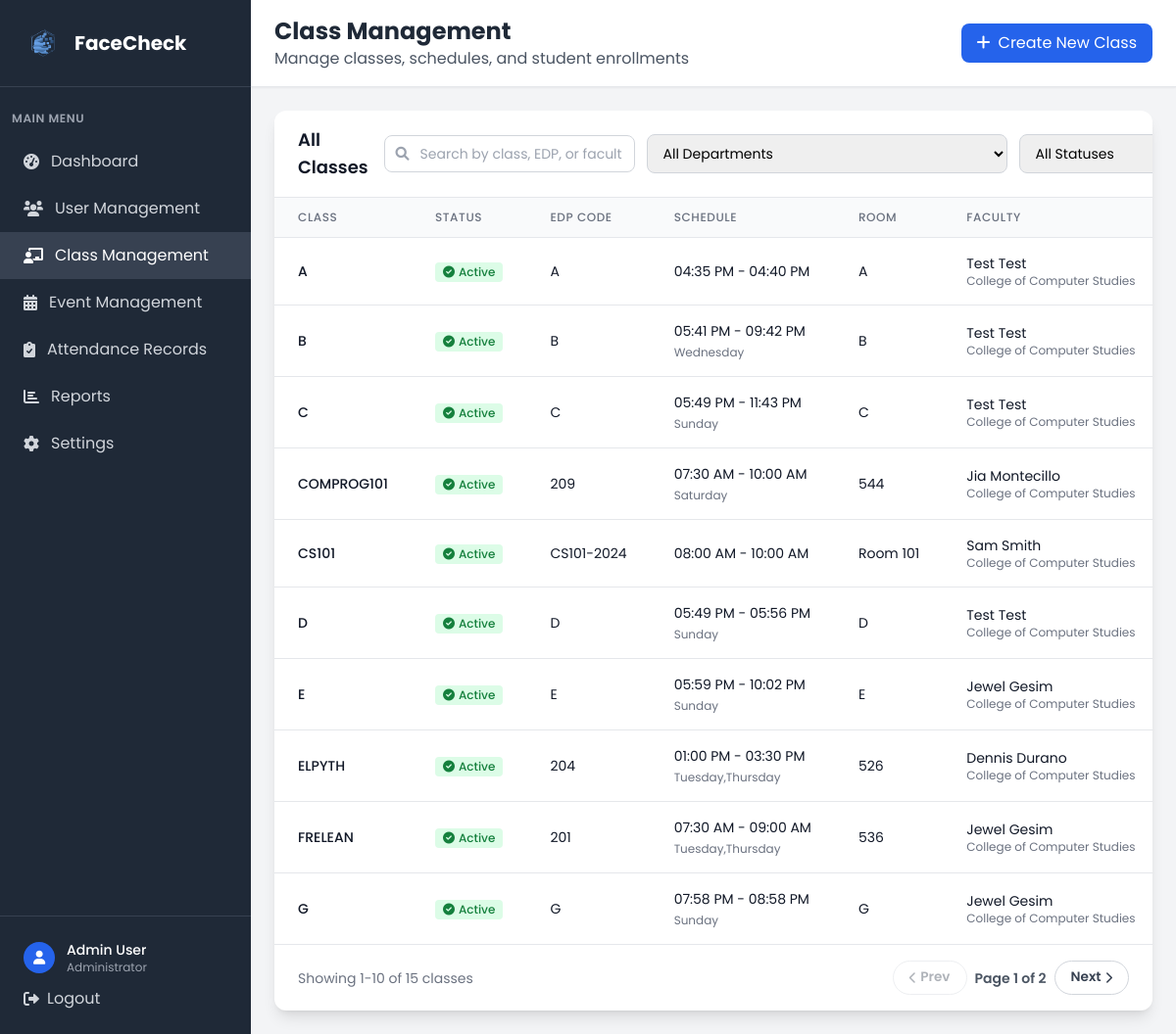
Page /admin/classes (signed in) on the earlier database version.
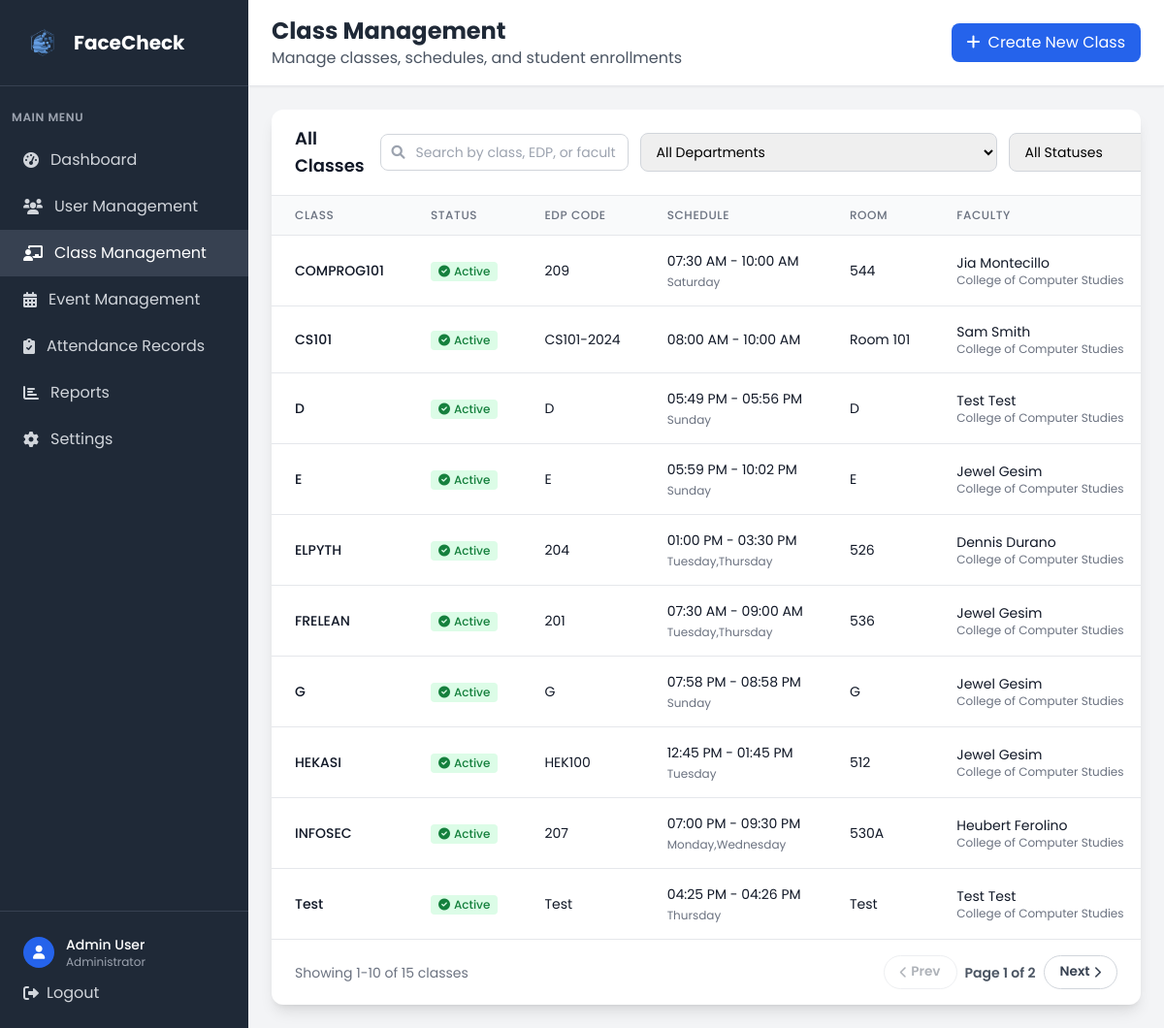
Same page on the later database version.
### tables this page shows
CREATE TABLE class (
            class_id INTEGER PRIMARY KEY AUTOINCREMENT,
            class_name VARCHAR(20) NOT NULL,
            edpcode VARCHAR(20) NOT NULL UNIQUE,
            start_time TIME,
            end_time TIME,
            room VARCHAR(10),
            faculty_id INTEGER NOT NULL, is_active BOOLEAN DEFAULT 1,
            FOREIGN KEY (faculty_id) REFERENCES faculty(faculty_id)
        );

### app.py (the view, shortened to what this page needs)
@app.route('/admin/classes')
def admin_classes():
    if 'user_id' not in session or session['role'] != 'admin':
        return redirect(url_for('login'))
    conn = get_db_connection()
    search = request.args.get('search', '').strip()
    dept_filter = request.args.get('dept', '').strip()
    status_filter = request.args.get('status', '').strip()  # 'active', 'inactive', or ''
    base_query = '''
        SELECT c.*, u.firstname, u.lastname, d.dept_name,
               GROUP_CONCAT(DISTINCT day.day_name) as days
        FROM class c
        JOIN faculty f ON c.faculty_id = f.faculty_id
        JOIN user u ON f.user_id = u.user_id
        LEFT JOIN department d ON u.dept_id = d.dept_id
        LEFT JOIN class_days cd ON c.class_id = cd.class_id
        LEFT JOIN days day ON cd.day_id = day.day_id
    '''
    where_clauses = []
    params = []
    if dept_filter:
        where_clauses.append('d.dept_id = ?')
        params.append(dept_filter)
    if status_filter == 'active':
        where_clauses.append('c.is_active = 1')
    elif status_filter == 'inactive':
        where_clauses.append('c.is_active = 0')
    if where_clauses:
        base_query += ' WHERE ' + ' AND '.join(where_clauses)
    base_query += '''
        GROUP BY c.class_id, c.class_name, c.edpcode, c.start_time, c.end_time, c.room,
                 c.faculty_id, u.firstname, u.lastname, d.dept_name, c.is_active
        ORDER BY c.is_active DESC, c.class_name
    '''
    classes_raw = conn.execute(base_query, tuple(params)).fetchall()
    classes = []
    for class_item in classes_raw:
        time_str = ''
        if class_item['start_time'] and class_item['end_time']:
            try:
                start_time = str(class_item['start_time'])
                end_time = str(class_item['end_time'])
                time_formats = ['%H:%M:%S', '%H:%M']
                start_dt = None
                end_dt = None
                for fmt in time_formats:
                    try:
                        start_dt = datetime.strptime(start_time, fmt)
                        end_dt = datetime.strptime(end_time, fmt)
                        break
                    except ValueError:
                        continue
                if start_dt and end_dt:
                    time_str = f"{start_dt.strftime('%I:%M %p')} - {end_dt.strftime('%I:%M %p')}"
                else:
                    time_str = f"{start_time} - {end_time}"
            except Exception as e:
                time_str = f"{class_item['start_time']} - {class_item['end_time']}"
        formatted_class = dict(class_item)
        formatted_class['formatted_time'] = time_str
        classes.append(formatted_class)
    faculty = conn.execute('''
        SELECT f.faculty_id, u.firstname, u.lastname, d.dept_name
        FROM faculty f
        JOIN user u ON f.user_id = u.user_id
        LEFT JOIN department d ON u.dept_id = d.dept_id
        WHERE u.is_active = 1
        ORDER BY u.firstname, u.lastname
    ''').fetchall()
    departments = conn.execute('SELECT dept_id, dept_name FROM department ORDER BY dept_name').fetchall()
    conn.close()
    return render_template('admin_classes.html',
                           classes=classes,
                           faculty=faculty,
                           departments=departments,
                           search=search,
                           selected_dept=dept_filter,
                           selected_status=status_filter)

### app.py (called while the page is built)
def get_db_connection():
    try:
        conn = sqlite3.connect('facecheck.db', timeout=30.0)
        conn.row_factory = sqlite3.Row
        conn.execute('PRAGMA foreign_keys = ON')
        try:
            cur = conn.cursor()
            cur.execute("PRAGMA table_info(faculty)")
            columns = [row[1] for row in cur.fetchall()]
            if 'attendance_image' not in columns:
                cur.execute("ALTER TABLE faculty ADD COLUMN attendance_image VARCHAR(255)")
                conn.commit()
        except Exception:
            pass
        return conn
    except sqlite3.Error as e:
        print(f"Database connection error: {e}")
        raise

### templates/admin_classes.html (shortened to what the changed rows need)
<!DOCTYPE html>
<html lang="en">
<head>
    <script src="https://cdn.tailwindcss.com"></script>
    <link href="https://cdnjs.cloudflare.com/ajax/libs/font-awesome/6.0.0/css/all.min.css" rel="stylesheet">
    <link rel="stylesheet" href="{{ url_for('static', filename='css/global.css') }}">
</head>
<body class="bg-gray-100">
    <div class="flex h-screen">
        <div class="w-64 bg-gray-800 text-white">
            <div class="p-6 border-b border-gray-700">
                <div class="flex items-center">
                    <h1 class="text-xl font-bold">FaceCheck</h1>
                </div>
            </div>
        </div>
        <div class="flex-1 flex flex-col overflow-hidden">
            <header class="bg-white shadow-sm border-b border-gray-200">
                <div class="px-6 py-4">
                    <div class="flex items-center justify-between">
                        <div>
                            <h2 class="text-2xl font-bold text-gray-800">Class Management</h2>
                        </div>
                    </div>
                </div>
            </header>
            <main class="flex-1 overflow-y-auto p-6">
                <div class="bg-white rounded-xl shadow-lg overflow-hidden">
                    {% if classes %}
                    <div class="overflow-x-auto">
                        <table class="min-w-full divide-y divide-gray-200">
                            <thead class="bg-gray-50">
                                <tr>
                                    <th class="px-6 py-3 text-left text-xs font-medium text-gray-500 uppercase tracking-wider">Class</th>
                                    <th class="px-6 py-3 text-left text-xs font-medium text-gray-500 uppercase tracking-wider">Status</th>
                                    <th class="px-6 py-3 text-left text-xs font-medium text-gray-500 uppercase tracking-wider">EDP Code</th>
                                    <th class="px-6 py-3 text-left text-xs font-medium text-gray-500 uppercase tracking-wider">Schedule</th>
                                    <th class="px-6 py-3 text-left text-xs font-medium text-gray-500 uppercase tracking-wider">Room</th>
                                    <th class="px-6 py-3 text-left text-xs font-medium text-gray-500 uppercase tracking-wider">Faculty</th>
                                </tr>
                            </thead>
                            <tbody class="bg-white divide-y divide-gray-200" id="classesTableBody">
                                {% for class in classes %}
                                <tr class="class-row hover:bg-gray-50 {% if not class.is_active %}opacity-60 bg-gray-50{% endif %}">
                                    <td class="px-6 py-4 whitespace-nowrap">
                                        <div class="text-sm font-medium {% if class.is_active %}text-gray-900{% else %}text-gray-500{% endif %}">{{ class.class_name }}</div>
                                    </td>
                                    <td class="px-6 py-4 whitespace-nowrap">
                                        {% if not class.is_active %}
                                        <span class="inline-flex items-center px-2 py-0.5 rounded text-xs font-medium bg-gray-200 text-gray-700">
                                            <i class="fas fa-ban mr-1 text-xs"></i>Deactivated
                                        </span>
                                        {% else %}
                                        <span class="inline-flex items-center px-2 py-0.5 rounded text-xs font-medium bg-green-100 text-green-700">
                                            <i class="fas fa-check-circle mr-1 text-xs"></i>Active
                                        </span>
                                        {% endif %}
                                    </td>
                                    <td class="px-6 py-4 whitespace-nowrap">
                                        <div class="text-sm {% if class.is_active %}text-gray-900{% else %}text-gray-500{% endif %}">{{ class.edpcode }}</div>
                                    </td>
                                    <td class="px-6 py-4 whitespace-nowrap">
                                        <div class="text-sm {% if class.is_active %}text-gray-900{% else %}text-gray-500{% endif %}">
                                            {{ class.formatted_time or 'TBA' }}
                                        </div>
                                        {% if class.days %}
                                        <div class="text-xs text-gray-500 mt-1">
                                            {{ class.days }}
                                        </div>
                                        {% endif %}
                                    </td>
                                    <td class="px-6 py-4 whitespace-nowrap">
                                        <div class="text-sm {% if class.is_active %}text-gray-900{% else %}text-gray-500{% endif %}">{{ class.room or 'TBA' }}</div>
                                    </td>
                                    <td class="px-6 py-4 whitespace-nowrap">
                                        <div class="text-sm {% if class.is_active %}text-gray-900{% else %}text-gray-500{% endif %}">{{ class.firstname }} {{ class.lastname }}</div>
                                        <div class="text-xs text-gray-500">{{ class.dept_name or 'No Department' }}</div>
                                    </td>
                                </tr>
                                {% endfor %}
                            </tbody>
                        </table>
                    </div>
                    {% endif %}
                </div>
            </main>
        </div>
    </div>
</body>
</html>

Differences in the rows shown:
no longer on this page (row edited): class: class_name "A", is_active True (drawn), edpcode "A", formatted_time "04:35 PM - 04:40 PM", room "A", firstname "Test", lastname "Test", dept_name "College of Computer Studies"
no longer on this page (row edited): class: class_name "B", is_active True (drawn), edpcode "B", formatted_time "05:41 PM - 09:42 PM", days "Wednesday", room "B", firstname "Test", lastname "Test", dept_name "College of Computer Studies"
no longer on this page (row edited): class: class_name "C", is_active True (drawn), edpcode "C", formatted_time "05:49 PM - 11:43 PM", days "Sunday", room "C", firstname "Test", lastname "Test", dept_name "College of Computer Studies"
now on this page (row unchanged): class: class_name "HEKASI", is_active True (drawn), edpcode "HEK100", formatted_time "12:45 PM - 01:45 PM", days "Tuesday", room "512", firstname "Jewel", lastname "Gesim", dept_name "College of Computer Studies"
now on this page (row unchanged): class: class_name "INFOSEC", is_active True (drawn), edpcode "207", formatted_time "07:00 PM - 09:30 PM", days "Monday,Wednesday", room "530A", firstname "Heubert", lastname "Ferolino", dept_name "College of Computer Studies"
now on this page (row unchanged): class: class_name "Test", is_active True (drawn), edpcode "Test", formatted_time "04:25 PM - 04:26 PM", days "Thursday", room "Test", firstname "Test", lastname "Test", dept_name "College of Computer Studies"
